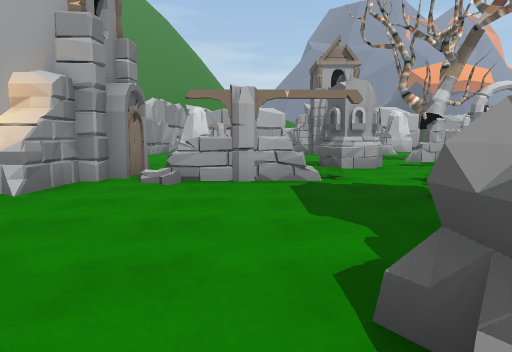
View 1 (above)

17 first-person views from a walk through a scene from a Unity 3-D project. The camera is 1.3 m above the floor, tilts 6° down and sees 70° across. The floor is counted in squares, 2 m on a side. Each view is taken from the middle of a square. On the plan, view 1 faces up. The plan holds only what a view shows up to about 11 squares ahead; the rest is blank. The place goes on beyond the plan. The player is left out.

View 2
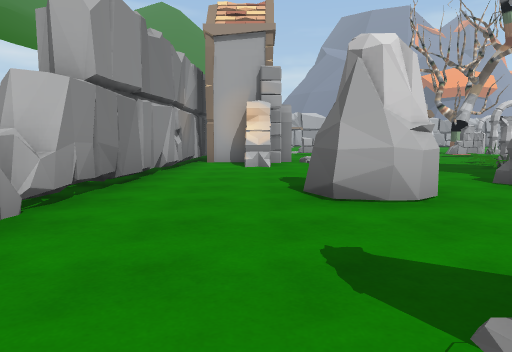

View 3
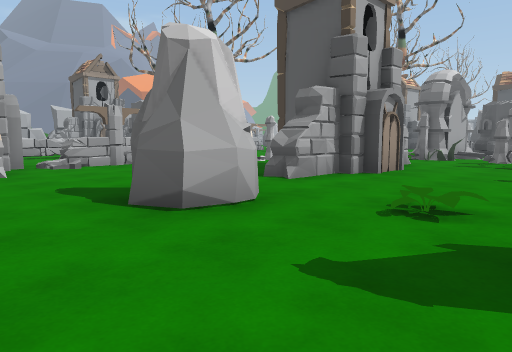

View 4
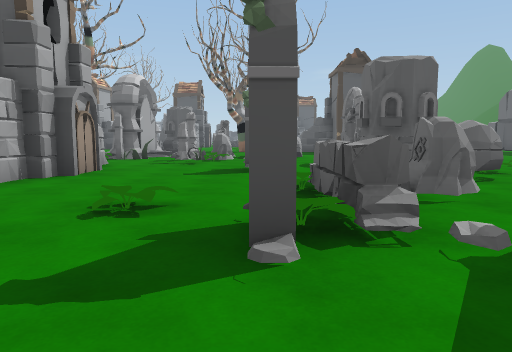

View 5
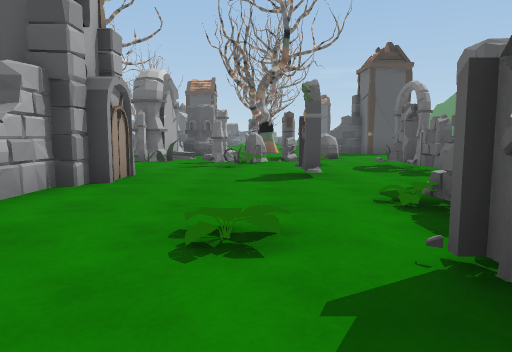

View 6
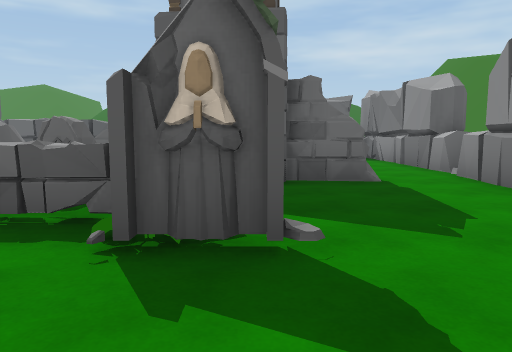

View 7
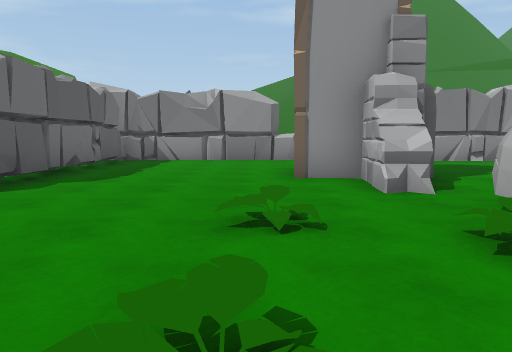

View 8
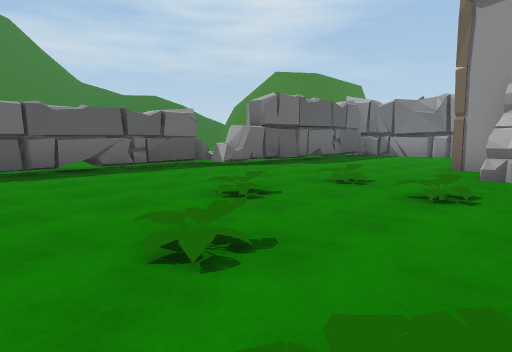

View 9
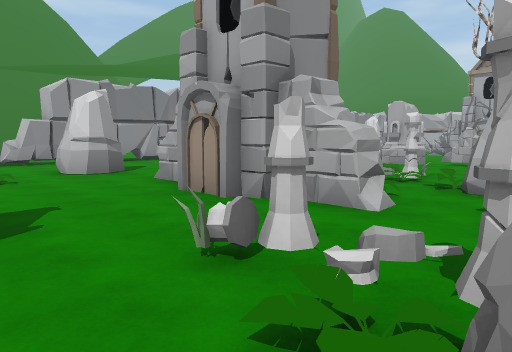

View 10
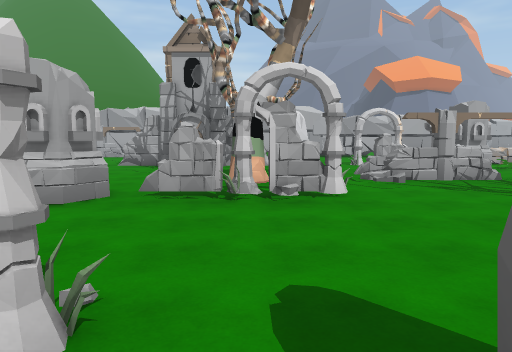

View 11
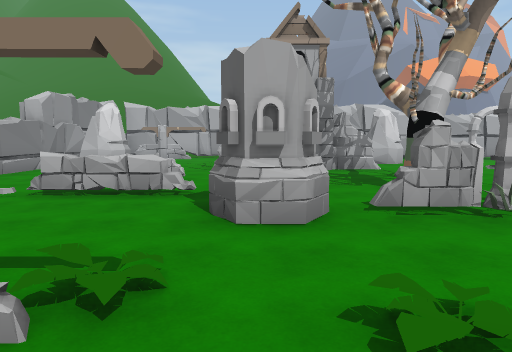

View 12
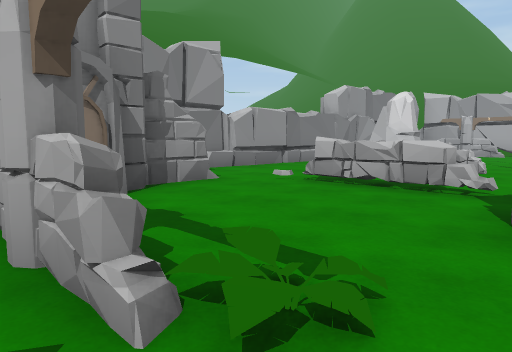

View 13
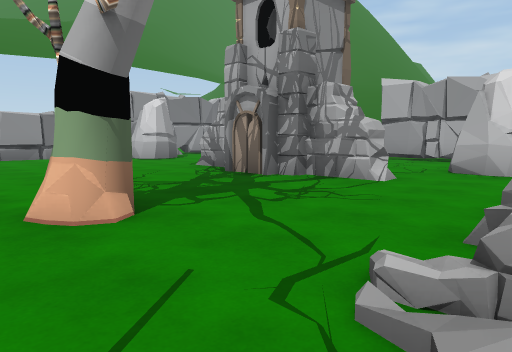

View 14
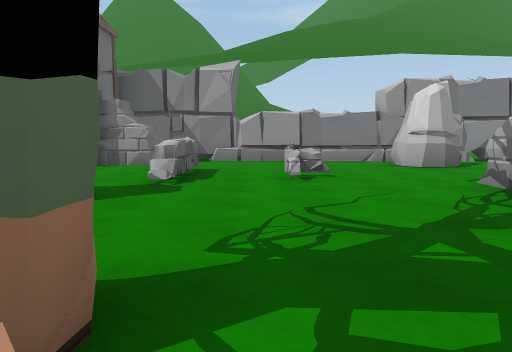

View 15
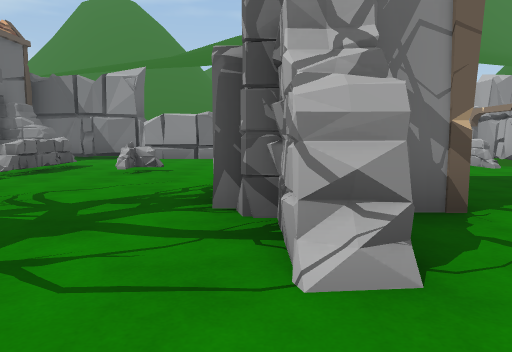

View 16
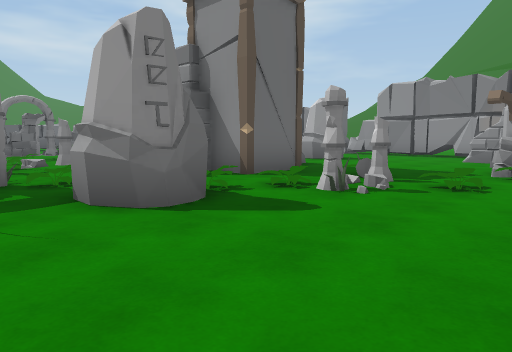

View 17
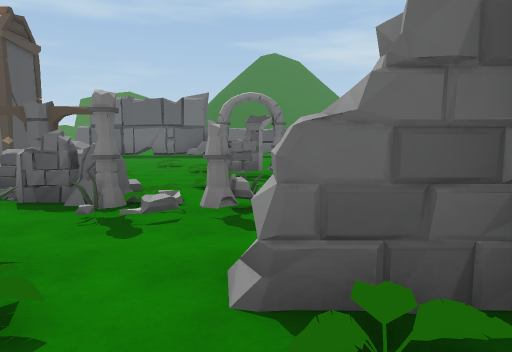

### Floor plan
Key: @ floor where view 1 was taken; # wall or solid block; x gap in a wall; . floor; / step, stairs or slope; ^ raised ledge; O other object.
Columns run from 6 left of view 1 to 8 right of it. Each row starts with its distance up from view 1.
 16   #....  x..O.
 15   #O#..   ##..O
 14   #O...#####..O
 13   #............
 12   #...O.......O
 11  ##...........O
 10  #...OOO...#...
  9  #......O......
  8  # #....OOOOO..
  7  ####..........
  6  ####OO/.......
  5  #.#......O....
  4  #....../.O.O..
  3  #........./O.
  2  #......##O//.
  1  #..O..#####.OO
  0  #..OO@......O.
 -1  #.........OOO.
 -2  #.../....../OO
 -3  #..##...#..//O
 -4  #...OO.......O
 -5   ....OOOOOOO..
 -6 #...##..O......
 -7 ^..####.O......
 -8 ^... #.........
 -9 #.............
-10 #............
-11 #............
-12 #............
-13 #########...#
-14      ../#####
-15       //

Positions as (right, up) in squares from view 1, and headings:
1: (0, 0), facing up
2: (-3, -4), facing up
3: (-4, -3), facing up-right
4: (-4, -3), facing right
5: (-3, -2), facing right
6: (-2, -1), facing down
7: (5, -9), facing left
8: (7, -6), facing down-left
9: (7, -3), facing up-left
10: (5, 3), facing up
11: (2, 4), facing up
12: (2, 5), facing up-left
13: (8, 9), facing up-left
14: (6, 11), facing left
15: (7, 14), facing left
16: (8, 7), facing down-left
17: (5, 3), facing down
